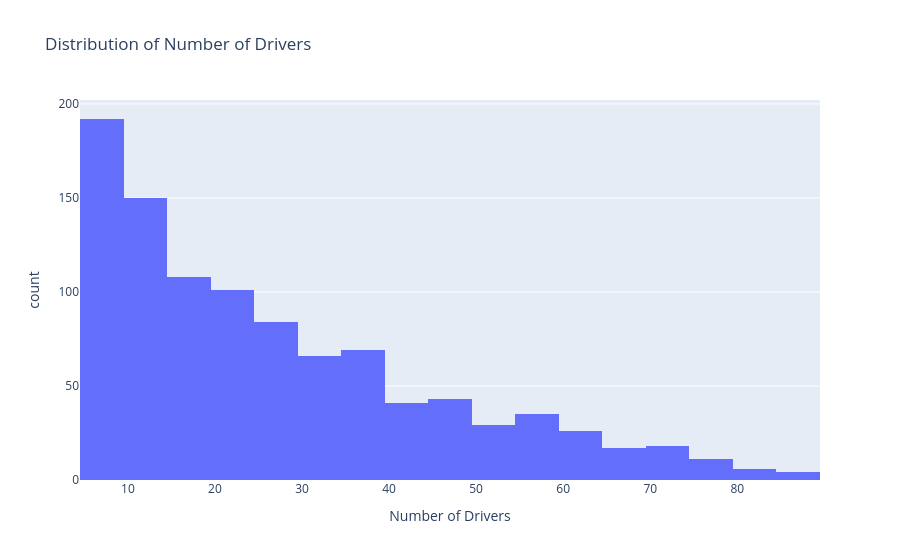

Notebook cell for this chart:
### Markdown cell above
Number of Drivers

### Code cell
fig = px.histogram(
    df,
    x='Number_of_Drivers',
    nbins=20,
    title='Distribution of Number of Drivers',
    labels={'Number_of_Drivers': 'Number of Drivers'}
)

fig.show()

### Figure 1 — Plotly figure (JSON) as saved in the notebook; plotly's stock layout.template omitted (floating-point values rounded to 4 significant figures; data arrays with more than 128 entries replaced by an {"elided": "..."} marker saying what was removed)
{"data": [{"bingroup": "x", "hovertemplate": "Number of Drivers=%{x}<br>count=%{y}<extra></extra>", "legendgroup": "", "marker": {"color": "#636efa", "pattern": {"shape": ""}}, "name": "", "nbinsx": 20, "orientation": "v", "showlegend": false, "type": "histogram", "x": {"elided": "1000 int values"}, "xaxis": "x", "yaxis": "y"}], "layout": {"barmode": "relative", "legend": {"tracegroupgap": 0}, "title": {"text": "Distribution of Number of Drivers"}, "xaxis": {"anchor": "y", "domain": [0, 1], "title": {"text": "Number of Drivers"}}, "yaxis": {"anchor": "x", "domain": [0, 1], "title": {"text": "count"}}}}
